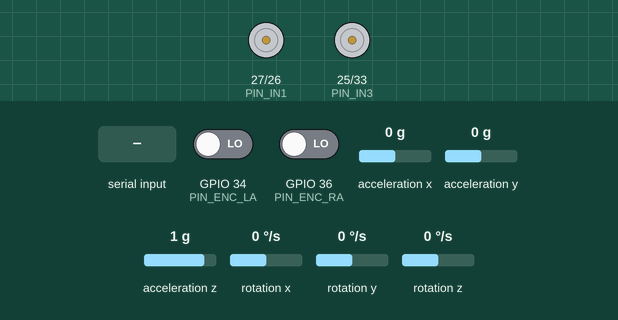
Recording of a sketch running on a simulated ESP32. Parts: motor-driver pin pairs drawn as motors (green arrow = first pin HIGH = forward, orange = second pin HIGH = backward, longer = more drive, scaled by the enable pin). Wiring (inferred from the names in the program): MPU-6050 motion sensor at I2C address 0x68. The test bench sets the inputs (shaded band); at power-on: GPIO 34 (PIN_ENC_LA) LOW, GPIO 36 (PIN_ENC_RA) LOW, acceleration x 0 g, acceleration y 0 g, acceleration z 1 g, rotation x 0 °/s, rotation y 0 °/s, rotation z 0 °/s. What the sketch prints to the serial monitor is not drawn.

Above: at 1.2 s.
1.3 s: "CMD,\n" received over Serial
2.8 s: "CMD,,45\n" received over Serial
At 3.2 s:
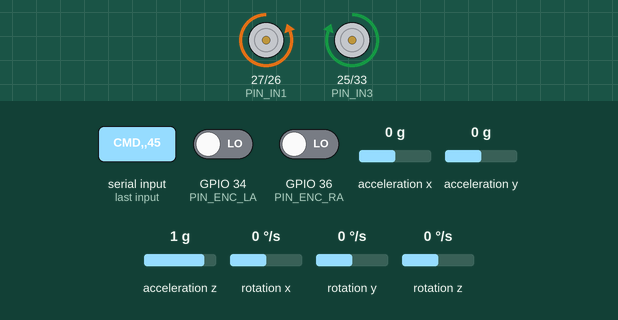
Timing chart, 0 to 5.8 s (numbered marks = the images above; inputs shaded):
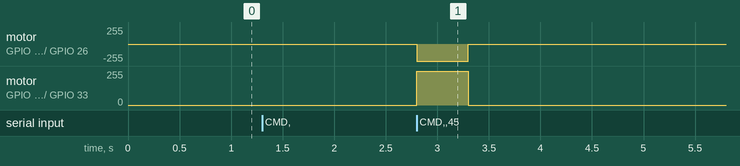

Measured:
- after the input at 1.3 s, every drawn part: stays the same
- after the input at 2.8 s, motor on GPIO 27 (PIN_IN1) / GPIO 26 (PIN_IN2): stopped → backward 255/255 at once, → stopped 0.50 s later; motor on GPIO 25 (PIN_IN3) / GPIO 33 (PIN_IN4): stopped → forward 255/255 at once, → stopped 0.50 s later

The sketch:

motor_controller.ino
```cpp
/**
 * motor_controller.ino — ESP32 motor controller for Semantic SLAM Rover
 *
 * Hardware connections:
 *   Motor Driver (L298N or DRV8833):
 *     Left motor:   ENA=GPIO14, IN1=GPIO27, IN2=GPIO26
 *     Right motor:  ENB=GPIO13, IN3=GPIO25, IN4=GPIO33
 *
 *   Wheel encoders (Hall effect, 2-channel quadrature):
 *     Left A=GPIO34, Left B=GPIO35 (input-only, 3.3V tolerant)
 *     Right A=GPIO36, Right B=GPIO39
 *
 *   IMU (MPU-6050 I2C):
 *     SDA=GPIO21, SCL=GPIO22
 *
 * Serial protocol with Jetson (115200 baud, newline-terminated ASCII):
 *   Receive:  "CMD,<v_linear>,<v_angular>\n"   (m/s, rad/s)
 *   Transmit: "ODO,<left_ticks>,<right_ticks>,<dt_ms>\n"  (10 Hz)
 *             "IMU,<ax>,<ay>,<az>,<gx>,<gy>,<gz>\n"       (10 Hz, if present)
 *             "ERR,<message>\n"                            (on error)
 *
 * Safety:
 *   If no CMD received within CMD_TIMEOUT_MS, motors are stopped.
 *
 * Tuning constants at top of file — adjust for your specific chassis.
 */

#include <Arduino.h>
#include <Wire.h>

// ── Physical constants ─────────────────────────────────────────────────────────
static constexpr float WHEEL_BASE_M     = 0.22f;    // meters, center-to-center
static constexpr float WHEEL_RADIUS_M   = 0.033f;   // meters
static constexpr int   ENCODER_TICKS_REV = 1120;    // 28 pulses × 40:1 gear ratio

// ── Motor driver pins ──────────────────────────────────────────────────────────
static constexpr int PIN_ENA = 14;
static constexpr int PIN_IN1 = 27;
static constexpr int PIN_IN2 = 26;
static constexpr int PIN_ENB = 13;
static constexpr int PIN_IN3 = 25;
static constexpr int PIN_IN4 = 33;

static constexpr int PWM_CHANNEL_L = 0;
static constexpr int PWM_CHANNEL_R = 1;
static constexpr int PWM_FREQ      = 20000;   // 20 kHz (above audible range)
static constexpr int PWM_BITS      = 8;       // 0–255 duty cycle
static constexpr int PWM_MAX       = 255;

// ── Encoder pins ───────────────────────────────────────────────────────────────
static constexpr int PIN_ENC_LA = 34;
static constexpr int PIN_ENC_LB = 35;
static constexpr int PIN_ENC_RA = 36;
static constexpr int PIN_ENC_RB = 39;

// ── Timing ─────────────────────────────────────────────────────────────────────
static constexpr unsigned long ODO_PUBLISH_MS  = 100;   // 10 Hz odometry
static constexpr unsigned long IMU_PUBLISH_MS  = 100;   // 10 Hz IMU
static constexpr unsigned long CMD_TIMEOUT_MS  = 500;   // stop if no CMD received

// ── IMU ────────────────────────────────────────────────────────────────────────
static constexpr int MPU6050_ADDR   = 0x68;
static constexpr int MPU6050_PWR    = 0x6B;
static constexpr int MPU6050_ACCEL  = 0x3B;
static constexpr float ACCEL_SCALE  = 2.0f / 32768.0f * 9.81f;  // ±2g → m/s²
static constexpr float GYRO_SCALE   = 250.0f / 32768.0f * (3.14159f / 180.0f); // ±250°/s → rad/s

// ── State ──────────────────────────────────────────────────────────────────────
volatile long  g_enc_left  = 0;
volatile long  g_enc_right = 0;
volatile int   g_last_la   = LOW;
volatile int   g_last_ra   = LOW;

float  g_cmd_v_lin  = 0.0f;
float  g_cmd_v_ang  = 0.0f;
unsigned long g_last_cmd_ms = 0;

unsigned long g_last_odo_ms = 0;
unsigned long g_last_imu_ms = 0;

bool g_imu_present = false;

// ── Encoder ISRs ───────────────────────────────────────────────────────────────

void IRAM_ATTR enc_left_isr() {
  int a = digitalRead(PIN_ENC_LA);
  int b = digitalRead(PIN_ENC_LB);
  if (a != g_last_la) {
    g_enc_left += (a == b) ? 1 : -1;
    g_last_la = a;
  }
}

void IRAM_ATTR enc_right_isr() {
  int a = digitalRead(PIN_ENC_RA);
  int b = digitalRead(PIN_ENC_RB);
  if (a != g_last_ra) {
    g_enc_right += (a == b) ? -1 : 1;  // right encoder is mirrored
    g_last_ra = a;
  }
}

// ── Motor control ──────────────────────────────────────────────────────────────

void set_motor_left(float speed) {
  // speed: -1.0 to +1.0
  int pwm = (int)(constrain(fabsf(speed), 0.0f, 1.0f) * PWM_MAX);
  if (speed >= 0) {
    digitalWrite(PIN_IN1, HIGH);
    digitalWrite(PIN_IN2, LOW);
  } else {
    digitalWrite(PIN_IN1, LOW);
    digitalWrite(PIN_IN2, HIGH);
  }
  ledcWrite(PWM_CHANNEL_L, pwm);
}

void set_motor_right(float speed) {
  int pwm = (int)(constrain(fabsf(speed), 0.0f, 1.0f) * PWM_MAX);
  if (speed >= 0) {
    digitalWrite(PIN_IN3, HIGH);
    digitalWrite(PIN_IN4, LOW);
  } else {
    digitalWrite(PIN_IN3, LOW);
    digitalWrite(PIN_IN4, HIGH);
  }
  ledcWrite(PWM_CHANNEL_R, pwm);
}

void apply_cmd_vel(float v_lin, float v_ang) {
  // Differential drive inverse kinematics
  float v_left  = (v_lin - v_ang * WHEEL_BASE_M / 2.0f) / WHEEL_RADIUS_M;
  float v_right = (v_lin + v_ang * WHEEL_BASE_M / 2.0f) / WHEEL_RADIUS_M;

  // Normalise to [–1, 1] using max wheel speed
  float max_v = max(fabsf(v_left), fabsf(v_right));
  float max_wheel_rad_s = (float)PWM_MAX / PWM_MAX;  // normalised: full speed = 1 m/s equiv
  if (max_v > 1.0f) {
    v_left  /= max_v;
    v_right /= max_v;
  } else {
    // Scale to physical max speed (assume 0.3 m/s at full PWM for this gearbox)
    static constexpr float MAX_WHEEL_SPEED = 0.3f / WHEEL_RADIUS_M;  // rad/s
    v_left  = constrain(v_left  / MAX_WHEEL_SPEED, -1.0f, 1.0f);
    v_right = constrain(v_right / MAX_WHEEL_SPEED, -1.0f, 1.0f);
  }

  set_motor_left(v_left);
  set_motor_right(v_right);
}

void stop_motors() {
  ledcWrite(PWM_CHANNEL_L, 0);
  ledcWrite(PWM_CHANNEL_R, 0);
  digitalWrite(PIN_IN1, LOW); digitalWrite(PIN_IN2, LOW);
  digitalWrite(PIN_IN3, LOW); digitalWrite(PIN_IN4, LOW);
}

// ── IMU ────────────────────────────────────────────────────────────────────────

bool init_mpu6050() {
  Wire.beginTransmission(MPU6050_ADDR);
  Wire.write(MPU6050_PWR);
  Wire.write(0x00);  // wake up
  return Wire.endTransmission() == 0;
}

bool read_mpu6050(float &ax, float &ay, float &az, float &gx, float &gy, float &gz) {
  Wire.beginTransmission(MPU6050_ADDR);
  Wire.write(MPU6050_ACCEL);
  if (Wire.endTransmission(false) != 0) return false;
  Wire.requestFrom(MPU6050_ADDR, 14);
  if (Wire.available() < 14) return false;

  int16_t raw_ax = (Wire.read() << 8) | Wire.read();
  int16_t raw_ay = (Wire.read() << 8) | Wire.read();
  int16_t raw_az = (Wire.read() << 8) | Wire.read();
  Wire.read(); Wire.read();  // temperature (skip)
  int16_t raw_gx = (Wire.read() << 8) | Wire.read();
  int16_t raw_gy = (Wire.read() << 8) | Wire.read();
  int16_t raw_gz = (Wire.read() << 8) | Wire.read();

  ax = raw_ax * ACCEL_SCALE;
  ay = raw_ay * ACCEL_SCALE;
  az = raw_az * ACCEL_SCALE;
  gx = raw_gx * GYRO_SCALE;
  gy = raw_gy * GYRO_SCALE;
  gz = raw_gz * GYRO_SCALE;
  return true;
}

// ── Serial command parsing ─────────────────────────────────────────────────────

void parse_serial_line(const String &line) {
  if (!line.startsWith("CMD,")) return;

  int comma1 = line.indexOf(',', 4);
  if (comma1 < 0) {
    Serial.println("ERR,bad CMD format");
    return;
  }
  float v_lin = line.substring(4, comma1).toFloat();
  float v_ang = line.substring(comma1 + 1).toFloat();

  g_cmd_v_lin = v_lin;
  g_cmd_v_ang = v_ang;
  g_last_cmd_ms = millis();
}

// ── Setup ──────────────────────────────────────────────────────────────────────

void setup() {
  Serial.begin(115200);

  // Motor direction pins
  pinMode(PIN_IN1, OUTPUT); pinMode(PIN_IN2, OUTPUT);
  pinMode(PIN_IN3, OUTPUT); pinMode(PIN_IN4, OUTPUT);
  stop_motors();

  // PWM channels
  ledcSetup(PWM_CHANNEL_L, PWM_FREQ, PWM_BITS);
  ledcSetup(PWM_CHANNEL_R, PWM_FREQ, PWM_BITS);
  ledcAttachPin(PIN_ENA, PWM_CHANNEL_L);
  ledcAttachPin(PIN_ENB, PWM_CHANNEL_R);

  // Encoder inputs (no pull-up, Hall sensors provide voltage)
  pinMode(PIN_ENC_LA, INPUT);
  pinMode(PIN_ENC_LB, INPUT);
  pinMode(PIN_ENC_RA, INPUT);
  pinMode(PIN_ENC_RB, INPUT);
  attachInterrupt(digitalPinToInterrupt(PIN_ENC_LA), enc_left_isr,  CHANGE);
  attachInterrupt(digitalPinToInterrupt(PIN_ENC_RA), enc_right_isr, CHANGE);

  // IMU
  Wire.begin(21, 22);
  g_imu_present = init_mpu6050();
  if (g_imu_present) {
    Serial.println("ERR,IMU_OK");  // using ERR channel for info (not an error)
  }

  g_last_cmd_ms = millis();
}

// ── Main loop ──────────────────────────────────────────────────────────────────

void loop() {
  unsigned long now = millis();

  // ── Read incoming serial commands ──────────────────────────────────────────
  if (Serial.available()) {
    String line = Serial.readStringUntil('\n');
    line.trim();
    if (line.length() > 0) {
      parse_serial_line(line);
    }
  }

  // ── Safety watchdog ────────────────────────────────────────────────────────
  if ((now - g_last_cmd_ms) > CMD_TIMEOUT_MS) {
    g_cmd_v_lin = 0.0f;
    g_cmd_v_ang = 0.0f;
    stop_motors();
  } else {
    apply_cmd_vel(g_cmd_v_lin, g_cmd_v_ang);
  }

  // ── Publish odometry ───────────────────────────────────────────────────────
  if ((now - g_last_odo_ms) >= ODO_PUBLISH_MS) {
    unsigned long dt_ms = now - g_last_odo_ms;
    g_last_odo_ms = now;

    noInterrupts();
    long left_ticks  = g_enc_left;
    long right_ticks = g_enc_right;
    g_enc_left  = 0;
    g_enc_right = 0;
    interrupts();

    Serial.print("ODO,");
    Serial.print(left_ticks);
    Serial.print(",");
    Serial.print(right_ticks);
    Serial.print(",");
    Serial.println(dt_ms);
  }

  // ── Publish IMU ────────────────────────────────────────────────────────────
  if (g_imu_present && (now - g_last_imu_ms) >= IMU_PUBLISH_MS) {
    g_last_imu_ms = now;
    float ax, ay, az, gx, gy, gz;
    if (read_mpu6050(ax, ay, az, gx, gy, gz)) {
      Serial.print("IMU,");
      Serial.print(ax, 4); Serial.print(",");
      Serial.print(ay, 4); Serial.print(",");
      Serial.print(az, 4); Serial.print(",");
      Serial.print(gx, 4); Serial.print(",");
      Serial.print(gy, 4); Serial.print(",");
      Serial.println(gz, 4);
    }
  }
}
```
